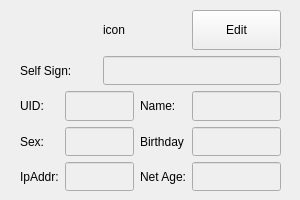
<?xml version="1.0" encoding="UTF-8"?>
<ui version="4.0">
 <class>UserInfoFormEdit</class>
 <widget class="QWidget" name="UserInfoFormEdit">
  <property name="geometry">
   <rect>
    <x>0</x>
    <y>0</y>
    <width>300</width>
    <height>200</height>
   </rect>
  </property>
  <property name="minimumSize">
   <size>
    <width>300</width>
    <height>200</height>
   </size>
  </property>
  <property name="maximumSize">
   <size>
    <width>300</width>
    <height>200</height>
   </size>
  </property>
  <property name="windowTitle">
   <string>Form</string>
  </property>
  <widget class="QWidget" name="layoutWidget">
   <property name="geometry">
    <rect>
     <x>20</x>
     <y>10</y>
     <width>261</width>
     <height>181</height>
    </rect>
   </property>
   <layout class="QGridLayout" name="gridLayout">
    <item row="2" column="0">
     <widget class="QLabel" name="label_3">
      <property name="sizePolicy">
       <sizepolicy hsizetype="Preferred" vsizetype="Expanding">
        <horstretch>0</horstretch>
        <verstretch>0</verstretch>
       </sizepolicy>
      </property>
      <property name="text">
       <string>UID:</string>
      </property>
     </widget>
    </item>
    <item row="4" column="4">
     <widget class="QLineEdit" name="le_netAge">
      <property name="enabled">
       <bool>false</bool>
      </property>
      <property name="sizePolicy">
       <sizepolicy hsizetype="Preferred" vsizetype="Expanding">
        <horstretch>0</horstretch>
        <verstretch>0</verstretch>
       </sizepolicy>
      </property>
     </widget>
    </item>
    <item row="3" column="0">
     <widget class="QLabel" name="label_5">
      <property name="sizePolicy">
       <sizepolicy hsizetype="Preferred" vsizetype="Expanding">
        <horstretch>0</horstretch>
        <verstretch>0</verstretch>
       </sizepolicy>
      </property>
      <property name="text">
       <string>Sex:</string>
      </property>
     </widget>
    </item>
    <item row="1" column="2" colspan="3">
     <widget class="QLineEdit" name="le_sign">
      <property name="enabled">
       <bool>false</bool>
      </property>
      <property name="sizePolicy">
       <sizepolicy hsizetype="Preferred" vsizetype="Expanding">
        <horstretch>0</horstretch>
        <verstretch>0</verstretch>
       </sizepolicy>
      </property>
      <property name="mouseTracking">
       <bool>true</bool>
      </property>
      <property name="acceptDrops">
       <bool>true</bool>
      </property>
      <property name="frame">
       <bool>true</bool>
      </property>
     </widget>
    </item>
    <item row="4" column="1" colspan="2">
     <widget class="QLineEdit" name="le_ipAddr">
      <property name="enabled">
       <bool>false</bool>
      </property>
      <property name="sizePolicy">
       <sizepolicy hsizetype="Preferred" vsizetype="Expanding">
        <horstretch>0</horstretch>
        <verstretch>0</verstretch>
       </sizepolicy>
      </property>
     </widget>
    </item>
    <item row="4" column="3">
     <widget class="QLabel" name="label_8">
      <property name="text">
       <string>Net Age:</string>
      </property>
     </widget>
    </item>
    <item row="0" column="2" colspan="2">
     <widget class="QLabel" name="lb_icon">
      <property name="sizePolicy">
       <sizepolicy hsizetype="Preferred" vsizetype="Expanding">
        <horstretch>0</horstretch>
        <verstretch>0</verstretch>
       </sizepolicy>
      </property>
      <property name="text">
       <string>icon</string>
      </property>
     </widget>
    </item>
    <item row="3" column="4">
     <widget class="QLineEdit" name="le_birth">
      <property name="enabled">
       <bool>false</bool>
      </property>
      <property name="sizePolicy">
       <sizepolicy hsizetype="Preferred" vsizetype="Expanding">
        <horstretch>0</horstretch>
        <verstretch>0</verstretch>
       </sizepolicy>
      </property>
     </widget>
    </item>
    <item row="0" column="4">
     <widget class="QPushButton" name="pb_Edit">
      <property name="sizePolicy">
       <sizepolicy hsizetype="Preferred" vsizetype="Preferred">
        <horstretch>0</horstretch>
        <verstretch>0</verstretch>
       </sizepolicy>
      </property>
      <property name="text">
       <string>Edit</string>
      </property>
     </widget>
    </item>
    <item row="3" column="3">
     <widget class="QLabel" name="label_6">
      <property name="text">
       <string>Birthday</string>
      </property>
     </widget>
    </item>
    <item row="2" column="1" colspan="2">
     <widget class="QLineEdit" name="le_uid">
      <property name="enabled">
       <bool>false</bool>
      </property>
      <property name="sizePolicy">
       <sizepolicy hsizetype="Preferred" vsizetype="Expanding">
        <horstretch>0</horstretch>
        <verstretch>0</verstretch>
       </sizepolicy>
      </property>
     </widget>
    </item>
    <item row="0" column="1">
     <spacer name="verticalSpacer">
      <property name="orientation">
       <enum>Qt::Vertical</enum>
      </property>
      <property name="sizeType">
       <enum>QSizePolicy::Fixed</enum>
      </property>
      <property name="sizeHint" stdset="0">
       <size>
        <width>20</width>
        <height>40</height>
       </size>
      </property>
     </spacer>
    </item>
    <item row="1" column="0" colspan="2">
     <widget class="QLabel" name="label_2">
      <property name="sizePolicy">
       <sizepolicy hsizetype="Preferred" vsizetype="Expanding">
        <horstretch>0</horstretch>
        <verstretch>0</verstretch>
       </sizepolicy>
      </property>
      <property name="text">
       <string>Self Sign:</string>
      </property>
     </widget>
    </item>
    <item row="2" column="4">
     <widget class="QLineEdit" name="le_name">
      <property name="enabled">
       <bool>false</bool>
      </property>
      <property name="sizePolicy">
       <sizepolicy hsizetype="Preferred" vsizetype="Expanding">
        <horstretch>0</horstretch>
        <verstretch>0</verstretch>
       </sizepolicy>
      </property>
     </widget>
    </item>
    <item row="2" column="3">
     <widget class="QLabel" name="label_4">
      <property name="text">
       <string>Name:</string>
      </property>
     </widget>
    </item>
    <item row="4" column="0">
     <widget class="QLabel" name="label_7">
      <property name="sizePolicy">
       <sizepolicy hsizetype="Preferred" vsizetype="Expanding">
        <horstretch>0</horstretch>
        <verstretch>0</verstretch>
       </sizepolicy>
      </property>
      <property name="text">
       <string>IpAddr:</string>
      </property>
     </widget>
    </item>
    <item row="3" column="1" colspan="2">
     <widget class="QLineEdit" name="le_sex">
      <property name="enabled">
       <bool>false</bool>
      </property>
      <property name="sizePolicy">
       <sizepolicy hsizetype="Preferred" vsizetype="Expanding">
        <horstretch>0</horstretch>
        <verstretch>0</verstretch>
       </sizepolicy>
      </property>
     </widget>
    </item>
   </layout>
  </widget>
 </widget>
 <resources/>
 <connections/>
</ui>
